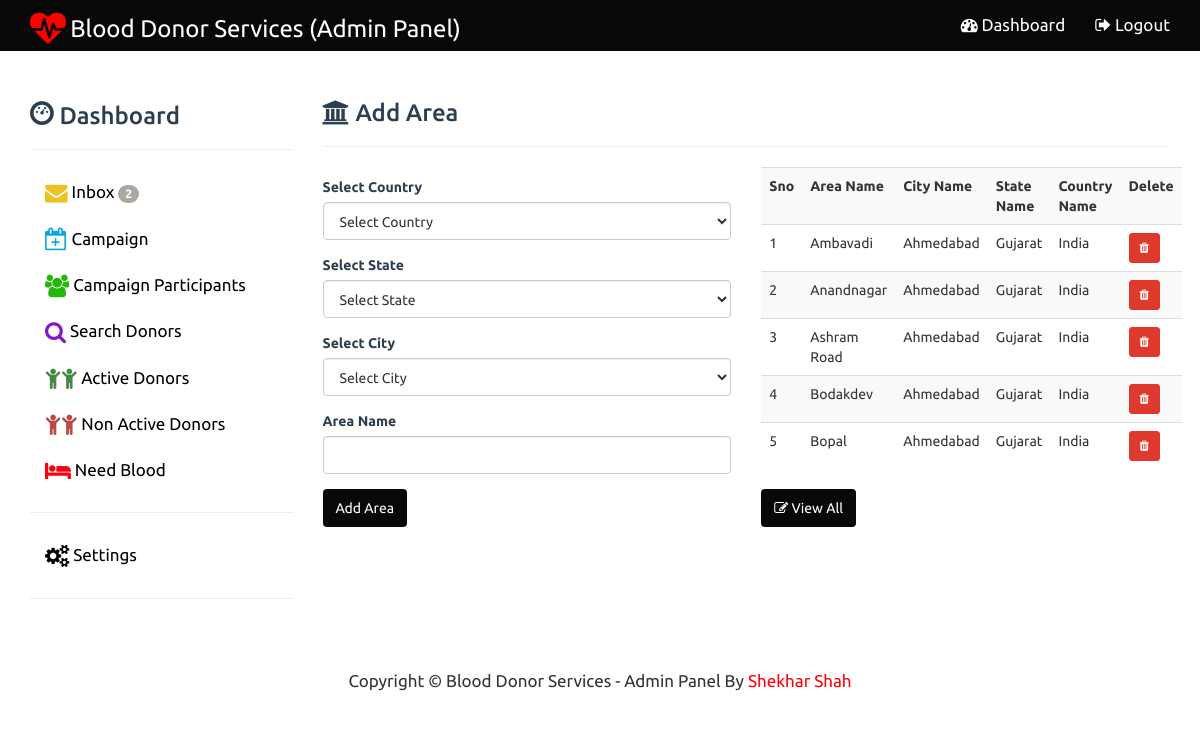
/admin_area.php (signed in), run on the app's committed database.
### tables this page shows
CREATE TABLE `country` (
  `COUNTRY_ID` int(11) NOT NULL,
  `COUNTRY_NAME` varchar(150) NOT NULL
);

CREATE TABLE `area` (
  `AREA_ID` int(11) NOT NULL,
  `CITY_ID` int(11) NOT NULL,
  `STATE_ID` int(11) NOT NULL,
  `AREA_NAME` varchar(150) NOT NULL
);

CREATE TABLE `city` (
  `CITY_ID` int(11) NOT NULL,
  `STATE_ID` int(11) NOT NULL,
  `CITY_NAME` varchar(150) NOT NULL
);

CREATE TABLE `state` (
  `STATE_ID` int(11) NOT NULL,
  `STATE_NAME` varchar(150) NOT NULL,
  `COUNTRY_ID` int(11) NOT NULL
);

### admin_area.php (the view, shortened to what this page needs)
<?php
include("admin_function.php");
?>
<!DOCTYPE html>
<html lang="en">
	<head>
			<?php include("admin_head.php");?>
	</head>
	<body>
<?php include("admin_topnav.php"); ?>
<div class="container"  style='margin-top:30px' >
	<div class="row">
		<div class="col-sm-3">
			<?php include("admin_side_nav.php");?>
		</div>
		<div class="col-sm-9" >
			<h3 class='text-primary'><i class="fa fa-bank"></i> Add Area </h3><hr>
			<div class="row">
				<div class="col-md-6">
					<form role="form" action="admin_area.php" method="post">
            <div class="form-group text-primary">
              <label for="state">Select Country</label>
              <select name="countryname" required class="form-control">
                <option value="">Select Country</option>
              </select>
            </div>
            <div class="form-group text-primary">
						  <label for="STATE">Select State</label>
							<select name="statename" id="STATE" required class="form-control">
								<option value="">Select State</option>
							</select>
						</div>
            <div class="form-group text-primary">
  							<label for="CITY">Select City</label>
  							<select name="cityname" id="CITY" required class="form-control">
  								<option value="">Select City</option>
  							</select>
  						</div>
						  <div class="form-group text-primary">
							<label for="area">Area Name</label>
							<input id="area" required type="text" class="form-control" name="areaname">
						</div>
						<div class="form-group">
							<input type="submit" class="btn btn-primary" name='area_submit' value="Add Area">
						</div>
					</form>
				</div>
				<div class="col-md-6">
					<?php
						$sql="Select area.AREA_ID, area.AREA_NAME,city.CITY_NAME, state.STATE_NAME,country.COUNTRY_NAME
            From country,state,city Inner Join
            area On area.CITY_ID = city.CITY_ID  ORDER BY area.AREA_NAME LIMIT 0,5";
						$result=mysqli_query($conn,$sql);
						if(mysqli_num_rows($result)>0)
						{
								echo "<table class='table table-striped' >";
									echo "<tr>
											<th>Sno</th>
											<th>Area Name</th>
                      <th>City Name</th>
                      <th>State Name</th>
                      <th>Country Name</th>
											<th>Delete</th>
										</tr>";
										$i=0;
										while($row=mysqli_fetch_assoc($result))
										{
											$i++;
											echo"<tr>";
												echo "<td>$i</td>";
                        echo "<td>".$row["AREA_NAME"]."</td>";
												echo "<td>".$row["CITY_NAME"]."</td>";
                        echo "<td>".$row["STATE_NAME"]."</td>";
                        echo "<td>".$row["COUNTRY_NAME"]."</td>";
												echo "<td><a href='admin_del_area.php?id=".$row["AREA_ID"]."' class='btn btn-danger btn-sm'><i class='fa fa-trash'></i></a></td>";
											echo"</tr>";
										}
								echo "</table>";
						}
					?>
					<a href='admin_view_area.php' class='btn btn-primary'><i class='fa fa-edit'></i> View All</a>
				</div>
			</div>
		</div>
	</div>
</div>
	 <?php include("admin_footer.php"); ?>
	</body>
</html>

### css/modern-business.css (style rules this page uses)
html, body { height: 100%; }
body { padding-top: 50px; }
.navbar-default,.panel-heading,.btn-primary { background-color:#070807 !important; }
.text-primary { color:#2c3e50 !important; }

### data on the page
country: area.AREA_NAME "Ambavadi", city.CITY_NAME "Ahmedabad", state.STATE_NAME "Gujarat", COUNTRY_NAME "India", area.AREA_NAME "Anandnagar", area.AREA_NAME "Ashram Road", area.AREA_NAME "Bodakdev", area.AREA_NAME "Bopal"

### other printed values
$n2 "2"
